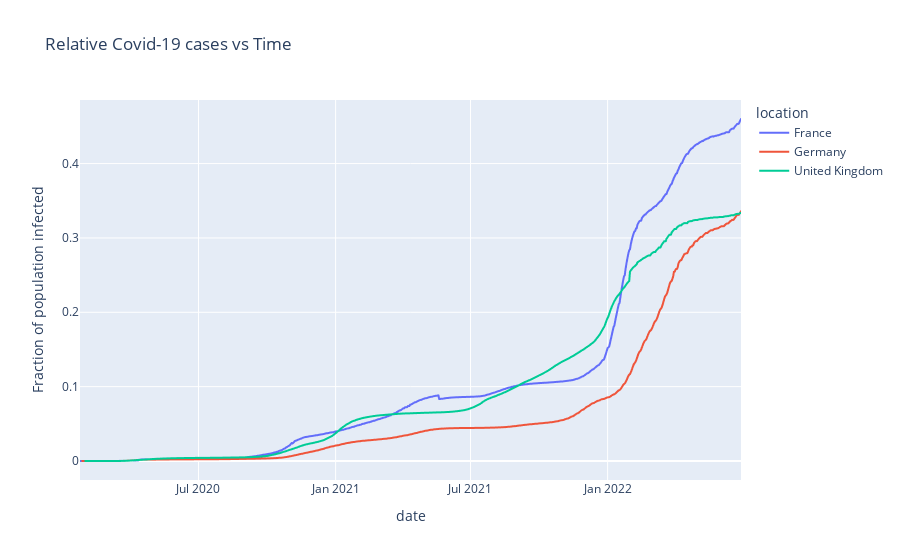

The code cell stored with this chart in its notebook:
### Code cell
fig = px.line(df_filtered, x="date", y="normalised", color='location', 
labels = {"date":"date", "normalised":"Fraction of population infected"},title='Relative Covid-19 cases vs Time')
fig.show()

### Figure 1 — Plotly figure (JSON) as saved in the notebook; plotly's stock layout.template omitted (floating-point values rounded to 4 significant figures; data arrays with more than 128 entries replaced by an {"elided": "..."} marker saying what was removed)
{"data": [{"hovertemplate": "location=France<br>date=%{x}<br>Fraction of population infected=%{y}<extra></extra>", "legendgroup": "France", "line": {"color": "#636efa", "dash": "solid"}, "marker": {"symbol": "circle"}, "mode": "lines", "name": "France", "showlegend": true, "type": "scattergl", "x": {"elided": "888 str values"}, "xaxis": "x", "y": {"elided": "888 float values"}, "yaxis": "y"}, {"hovertemplate": "location=Germany<br>date=%{x}<br>Fraction of population infected=%{y}<extra></extra>", "legendgroup": "Germany", "line": {"color": "#EF553B", "dash": "solid"}, "marker": {"symbol": "circle"}, "mode": "lines", "name": "Germany", "showlegend": true, "type": "scattergl", "x": {"elided": "885 str values"}, "xaxis": "x", "y": {"elided": "885 float values"}, "yaxis": "y"}, {"hovertemplate": "location=United Kingdom<br>date=%{x}<br>Fraction of population infected=%{y}<extra></extra>", "legendgroup": "United Kingdom", "line": {"color": "#00cc96", "dash": "solid"}, "marker": {"symbol": "circle"}, "mode": "lines", "name": "United Kingdom", "showlegend": true, "type": "scattergl", "x": {"elided": "881 str values"}, "xaxis": "x", "y": {"elided": "881 float values"}, "yaxis": "y"}], "layout": {"legend": {"title": {"text": "location"}, "tracegroupgap": 0}, "title": {"text": "Relative Covid-19 cases vs Time"}, "xaxis": {"anchor": "y", "domain": [0, 1], "title": {"text": "date"}}, "yaxis": {"anchor": "x", "domain": [0, 1], "title": {"text": "Fraction of population infected"}}}}
